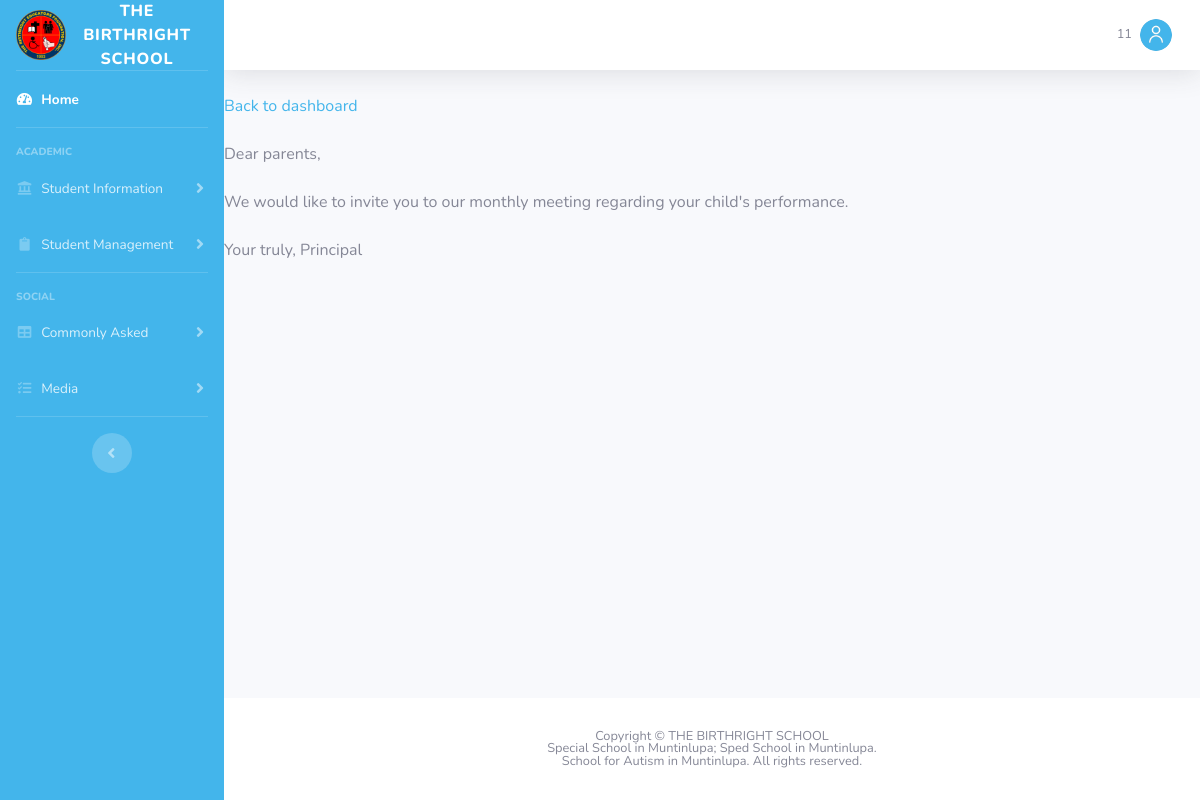
/number2.php (signed in), run on the app's committed database.
### tables this page shows
CREATE TABLE `announcement` (
  `number` int(11) NOT NULL,
  `tagname` varchar(45) DEFAULT NULL,
  `line1` varchar(500) DEFAULT NULL,
  `line2` varchar(500) DEFAULT NULL,
  `line3` varchar(500) DEFAULT NULL,
  `line4` varchar(500) DEFAULT NULL,
  `line5` varchar(500) DEFAULT NULL,
  `line6` varchar(500) DEFAULT NULL,
  `line7` varchar(500) DEFAULT NULL,
  `line8` varchar(500) DEFAULT NULL,
  `line9` varchar(500) DEFAULT NULL,
  `line10` varchar(500) DEFAULT NULL,
  `line11` varchar(500) DEFAULT NULL,
  `line12` varchar(500) DEFAULT NULL,
  PRIMARY KEY (`number`)
);

### number2.php (the view, shortened to what this page needs)
<?php
	include_once("./web-page-parts/header.php");
	include_once("./web-page-parts/sidebar.php");
	include_once("./web-page-parts/topbar.php");
?>
<?php
	$db = mysqli_connect('localhost', 'root', 'ieti19', 'birthright_db');
	$num1 = mysqli_query($db, "SELECT * FROM birthright_db.announcement WHERE number='2'");
	$number1 = mysqli_fetch_array($num1);
?>
<?php
	if ($_SESSION['tag'] == '2') {
	echo '<a href="dash.php"> Back to dashboard</a>';
	}
	else {
	echo '<a href="dash2.php"> Back to dashboard</a>';
	}
?>
<br>
<br>
<?php
	echo $number1['line1'];
	echo '<br>';
	echo '<br>';
	echo $number1['line3'];
	echo '<br>';
	echo '<br>';
	echo $number1['line5'];
	echo '<br>';
	echo '<br>';
	echo '<br>';
	echo '<br>';
	echo '<br>';
	echo '<br>';
	echo '<br>';
	echo '<br>';
?>
<?php
	include_once("./web-page-parts/footer.php");
?>

### data on the page
announcement: line1 "Dear parents,", line3 "We would like to invite you to our monthly meeting regarding your child's performance.", line5 "Your truly, Principal"

### other printed values
$_SESSION['User'] "11"
